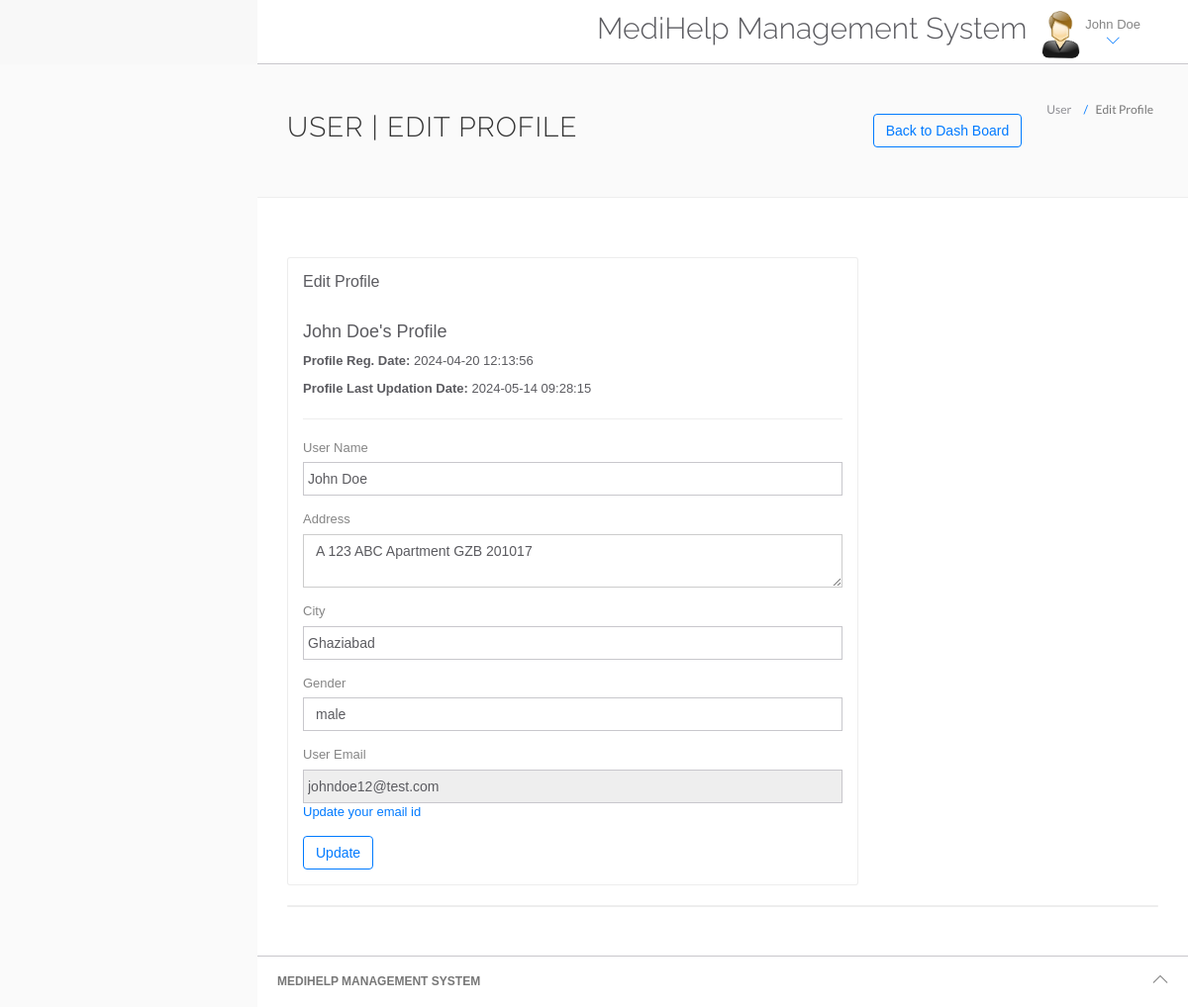
The page /hms/edit-profile.php (signed in) on the database as committed earlier.
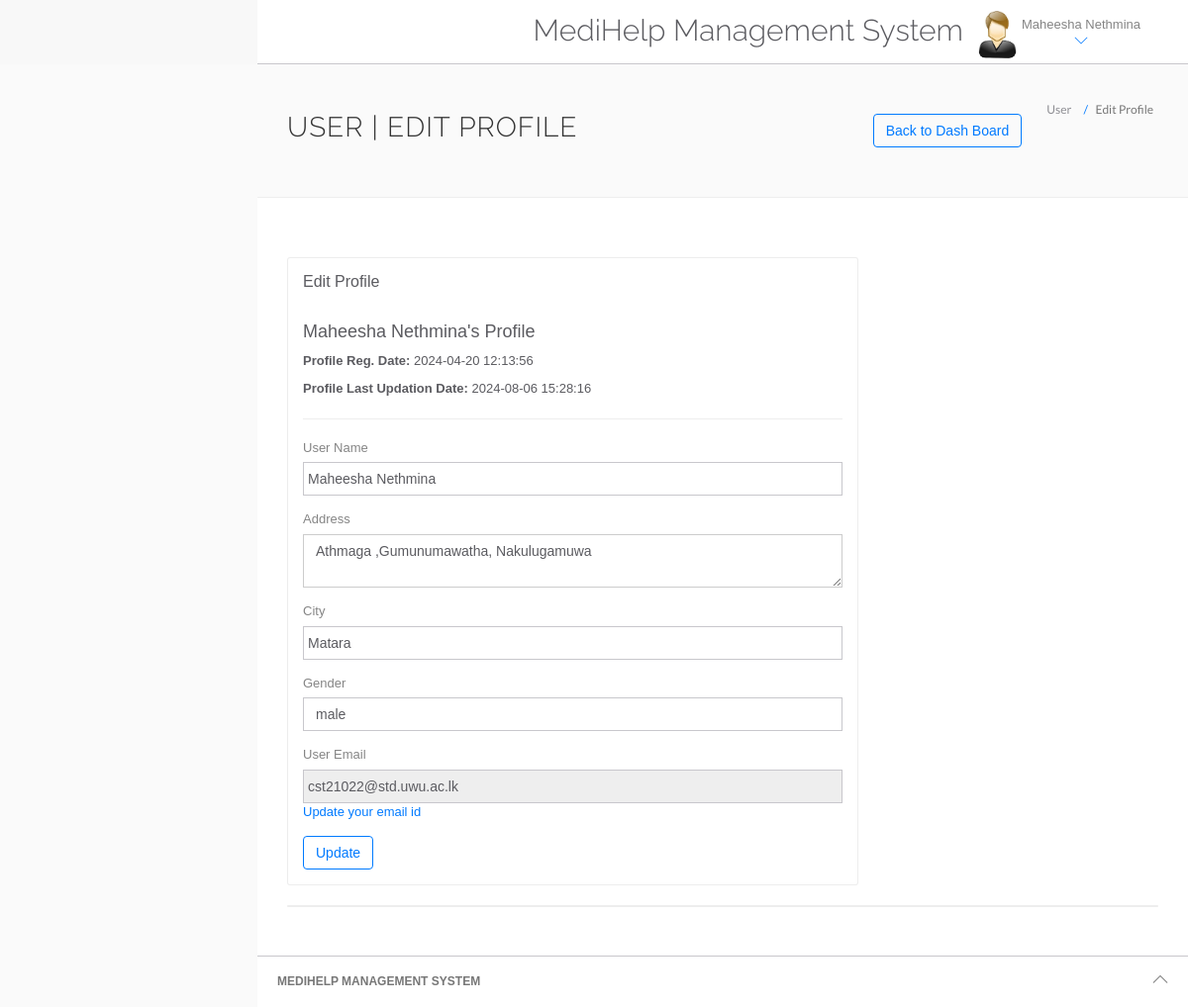
The same page on the database as committed later.
### tables this page shows
CREATE TABLE `users` (
  `id` int(11) NOT NULL,
  `fullName` varchar(255) DEFAULT NULL,
  `address` longtext DEFAULT NULL,
  `city` varchar(255) DEFAULT NULL,
  `gender` varchar(255) DEFAULT NULL,
  `email` varchar(255) DEFAULT NULL,
  `password` varchar(255) DEFAULT NULL,
  `regDate` timestamp NULL DEFAULT current_timestamp(),
  `updationDate` timestamp NULL DEFAULT NULL ON UPDATE current_timestamp()
);

### hms/edit-profile.php (the view, shortened to what the changed rows need)
<?php
include('include/config.php');
?>
<!DOCTYPE html>
<html lang="en">
<head>
	<link rel="stylesheet" href="vendor/bootstrap/css/bootstrap.min.css">
	<link rel="stylesheet" href="vendor/fontawesome/css/font-awesome.min.css">
	<link rel="stylesheet" href="vendor/themify-icons/themify-icons.min.css">
	<link href="vendor/animate.css/animate.min.css" rel="stylesheet" media="screen">
	<link href="vendor/perfect-scrollbar/perfect-scrollbar.min.css" rel="stylesheet" media="screen">
	<link href="vendor/switchery/switchery.min.css" rel="stylesheet" media="screen">
	<link href="vendor/bootstrap-touchspin/jquery.bootstrap-touchspin.min.css" rel="stylesheet" media="screen">
	<link href="vendor/select2/select2.min.css" rel="stylesheet" media="screen">
	<link href="vendor/bootstrap-datepicker/bootstrap-datepicker3.standalone.min.css" rel="stylesheet" media="screen">
	<link href="vendor/bootstrap-timepicker/bootstrap-timepicker.min.css" rel="stylesheet" media="screen">
	<link rel="stylesheet" href="assets/css/styles.css">
	<link rel="stylesheet" href="assets/css/plugins.css">
	<link rel="stylesheet" href="assets/css/themes/theme-1.css" id="skin_color" />
</head>
<body>
	<div id="app">
		<div class="app-content">
			<?php include('include/header.php'); ?>
			<div class="main-content">
				<div class="wrap-content container" id="container">
					<section id="page-title">
						<div class="row">
							<div class="col-sm-8">
								<h1 class="mainTitle">User | Edit Profile</h1>
							</div>
						</div>
					</section>
					<div class="container-fluid container-fullw bg-white">
						<div class="row">
							<div class="col-md-12">
								<div class="row margin-top-30">
									<div class="col-lg-8 col-md-12">
										<div class="panel panel-white">
											<div class="panel-body">
												<?php
												$sql = mysqli_query($con, "select * from users where id='" . $_SESSION['id'] . "'");
												while ($data = mysqli_fetch_array($sql)) {
												?>
													<h4><?php echo htmlentities($data['fullName']); ?>'s Profile</h4>
													<p><b>Profile Reg. Date: </b><?php echo htmlentities($data['regDate']); ?></p>
													<?php if ($data['updationDate']) { ?>
														<p><b>Profile Last Updation Date: </b><?php echo htmlentities($data['updationDate']); ?></p>
													<?php } ?>
													<hr />
													<form role="form" name="edit" method="post">
														<div class="form-group">
															<label for="fname">
																User Name
															</label>
															<input type="text" name="fname" class="form-control" value="<?php echo htmlentities($data['fullName']); ?>">
														</div>
														<div class="form-group">
															<label for="address">
																Address
															</label>
															<textarea name="address" class="form-control"><?php echo htmlentities($data['address']); ?></textarea>
														</div>
														<div class="form-group">
															<label for="city">
																City
															</label>
															<input type="text" name="city" class="form-control" required="required" value="<?php echo htmlentities($data['city']); ?>">
														</div>
														<div class="form-group">
															<label for="gender">
																Gender
															</label>
															<select name="gender" class="form-control" required="required">
																<option value="<?php echo htmlentities($data['gender']); ?>"><?php echo htmlentities($data['gender']); ?></option>
															</select>
														</div>
														<div class="form-group">
															<label for="fess">
																User Email
															</label>
															<input type="email" name="uemail" class="form-control" readonly="readonly" value="<?php echo htmlentities($data['email']); ?>">
															<a href="change-emaild.php">Update your email id</a>
													</div>
														<button type="submit" name="submit" class="btn btn-o btn-primary">
															Update
														</button>
													</form>
												<?php } ?>
											</div>
										</div>
									</div>
								</div>
							</div>
						</div>
					</div>
				</div>
			</div>
		</div>
	</div>
</body>
</html>

### hms/include/header.php (shortened to what the changed rows need)
<header class="navbar navbar-default navbar-static-top">
	<div class="navbar-collapse collapse">
		<ul class="nav navbar-right">
			<li style="padding-top:2% ">
				<h2>MediHelp Management System</h2>
			</li>
			<li class="dropdown current-user">
				<a href class="dropdown-toggle" data-toggle="dropdown">
					<img src="assets/images/images.jpg"> <span class="username">
						<?php $query = mysqli_query($con, "select fullName from users where id='" . $_SESSION['id'] . "'");
						while ($row = mysqli_fetch_array($query)) {
							echo $row['fullName'];
						}
						?> <i class="ti-angle-down"></i></i></span>
				</a>
			</li>
		</ul>
	</div>
</header>

Rows that differ between the two databases and show on the page:
removed users: fullName "John Doe", regDate "2024-04-20 12:13:56", updationDate "2024-05-14 09:28:15", fname "John Doe", address "A 123 ABC Apartment GZB 201017", city "Ghaziabad", gender "male", uemail "johndoe12@test.com"
added users: fullName "Maheesha Nethmina", regDate "2024-04-20 12:13:56", updationDate "2024-08-06 15:28:16", fname "Maheesha Nethmina", address "Athmaga ,Gumunumawatha, Nakulugamuwa", city "Matara", gender "male", uemail "cst21022@std.uwu.ac.lk"
